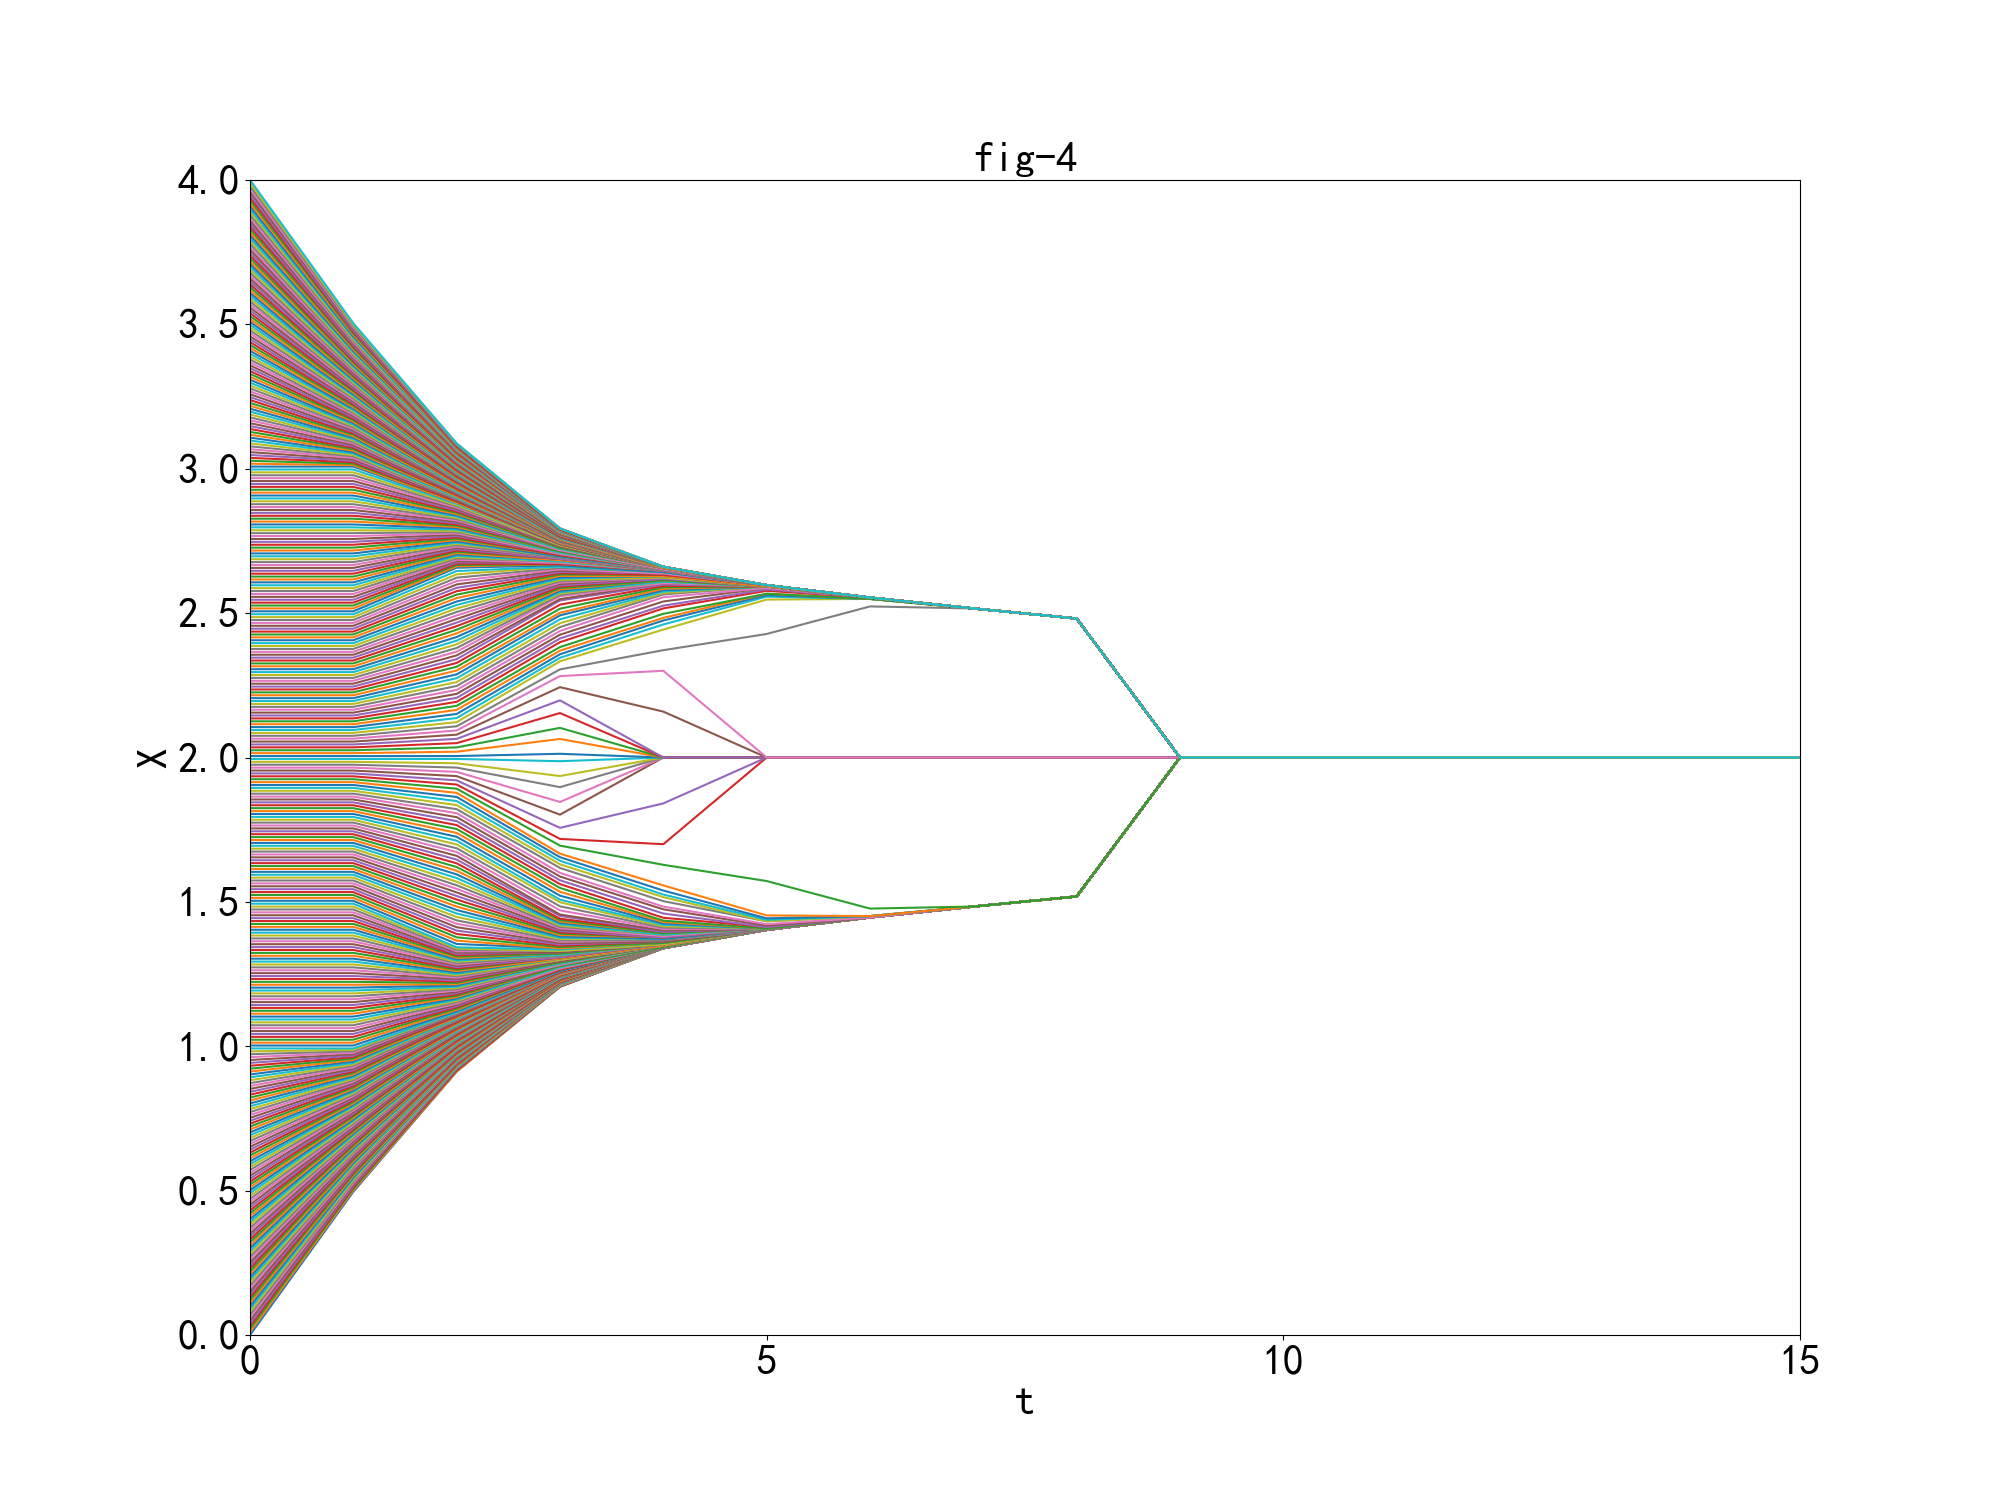

Generate this figure with Python:
import numpy as np
# import pandas as pd
import matplotlib.pyplot as plt
from tqdm import tqdm, trange   # trange(i)是tqdm(range(i))的一种简单写法

plt.rcParams['font.sans-serif'] = ['SimHei']  # 显示中文标签
plt.rcParams['axes.unicode_minus'] = False  # 设置正常显示符号


def make_matricx(N):  # 首次构造邻接矩阵
    nc = N.shape[0]
    x = np.zeros((nc, nc))
    for i in range(nc):
        for j in range(nc):
            if abs(N[i] - N[j]) < 1:
                x[i, j] = 1
    return x


def count_out(x, N):  # 计算收敛一次后的结果
    nc = len(x)
    w = []
    for i in range(nc):
        num = 0
        for j in range(nc):
            if x[i, j] == 1:
                num += 1
        if num != 0:
            w.append(1 / num)
        else:
            w.append(0)
    w = np.array(w)
    N = np.dot(N, x)
    nc = len(N)
    for i in range(nc):
        N[i] = N[i] * w[i]
    return N


fig_4 = plt.figure(figsize=(20, 15))
axis_x = []
axis_y = []
N = np.linspace(0, 4, 800)
for t in trange(16):
    axis_x.append(t)
    axis_y.append(N.copy())
    X = make_matricx(N)
    N = count_out(X, N)


axis_y = np.array(axis_y)
for i in range(axis_y.shape[1]):
    plt.plot(axis_x, axis_y[:, i])
plt.xlim(0, 15)
plt.ylim(0, 4)
plt.xticks(np.arange(0, 16, 5), fontsize=30)
plt.yticks(np.arange(0, 4.5, 0.5), fontsize=30)
plt.xlabel('t', fontsize=30)
plt.ylabel('X', fontsize=30)
plt.title('fig-4', fontsize=30)
plt.show()
